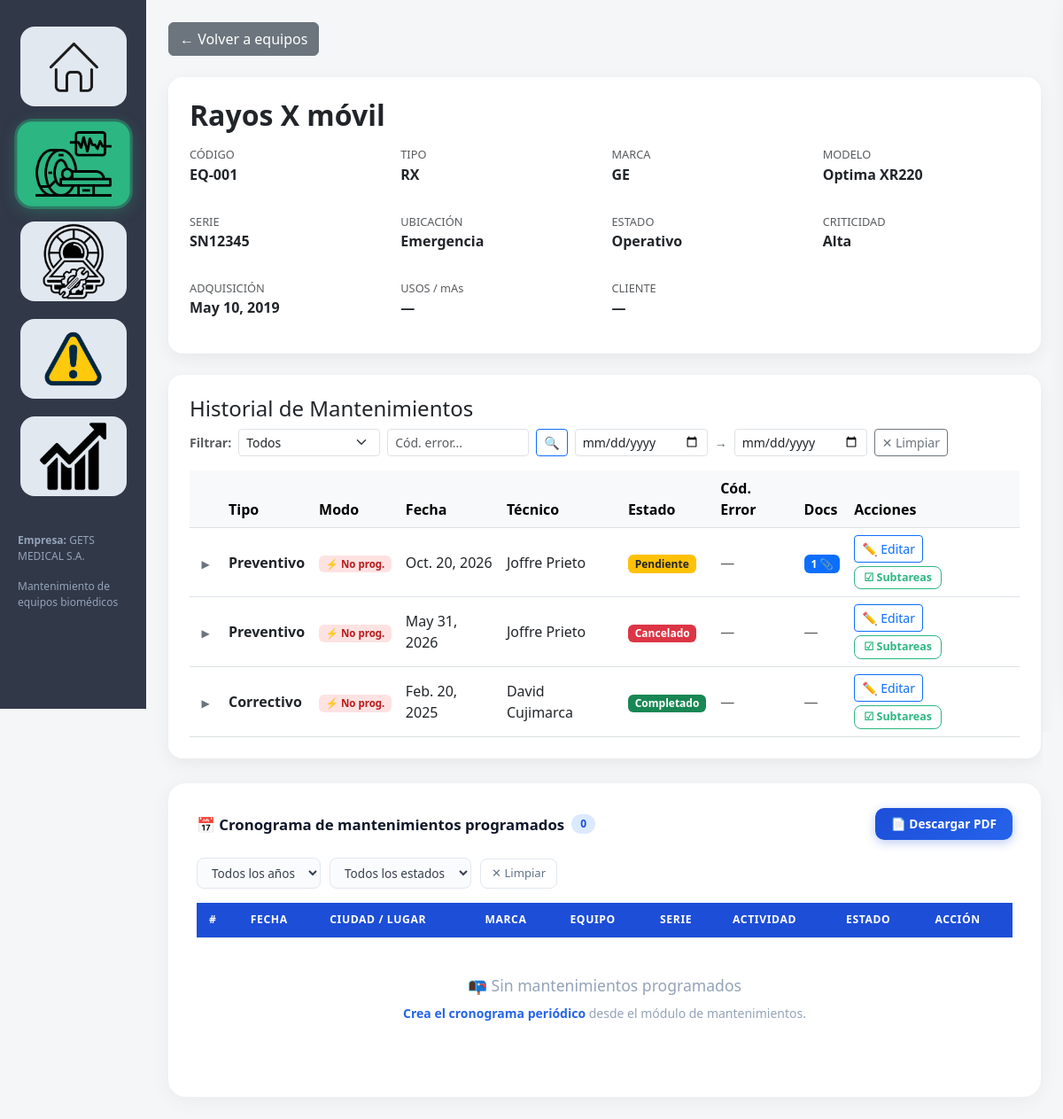
Before: /equipo/1/ with the older database file.
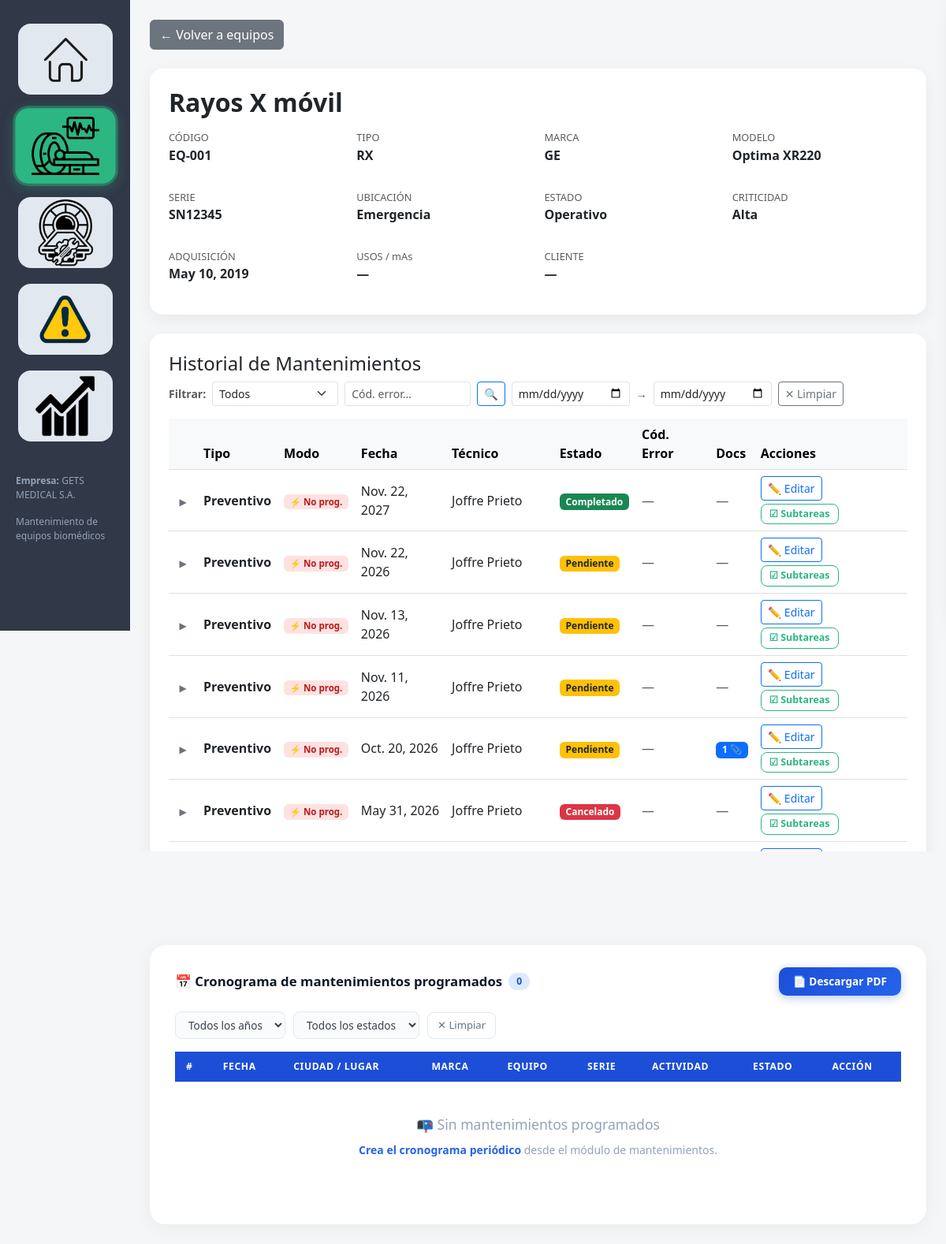
After: the same page with the newer database file.
### core/models.py (models this page shows, shortened)
class Mantenimiento(models.Model):
    TIPO_CHOICES = [
        ('preventivo',  'Preventivo'),
        ('correctivo',  'Correctivo'),
        ('predictivo',  'Predictivo'),
        ('otro',        'Otro'),
    ]
    ATENCION_CHOICES = [
        ('presencial', 'Presencial'),
        ('virtual',    'Virtual'),
    ]
    ETIQUETA_CHOICES = [
        ('bimestral',     'Bimestral'),
        ('trimestral',    'Trimestral'),
        ('cuatrimestral', 'Cuatrimestral'),
        ('semestral',     'Semestral'),
        ('anual',         'Anual'),
        ('otro',          'Otro'),
    ]
    programado  = models.BooleanField(
        default=False,
        help_text=(
            'True = mantenimiento programado (periódico, generado por el sistema). '
            'False = no programado (imprevisto o correctivo puntual).'
        )
    )
    serie_programada = models.ForeignKey(
        'self',
        null=True, blank=True,
        on_delete=models.SET_NULL,
        related_name='serie_hijos',
        help_text='Primer mantenimiento de la serie (null si es el primero)'
    )
    equipo      = models.ForeignKey(Equipo, on_delete=models.CASCADE)
    tipo        = models.CharField(max_length=50, choices=TIPO_CHOICES, default='preventivo')
    tipo_otro   = models.CharField(
        max_length=100,
        blank=True,
        null=True,
        help_text='Descripción si tipo es "otro"'
    )
    fecha       = models.DateField()
    tipo_atencion = models.CharField(
        max_length=20,
        choices=ATENCION_CHOICES,
        default='presencial',
        help_text='Modalidad de atención'
    )
    problema    = models.TextField(
        blank=True,
        null=True,
        help_text='Problema o asunto reportado'
    )
    solucion    = models.TextField(
        blank=True,
        null=True,
        help_text='Solución aplicada'
    )
    descripcion = models.TextField(blank=True, null=True)  # Mantenido por compatibilidad
    tecnico     = models.ForeignKey(Tecnico, on_delete=models.SET_NULL, null=True)
    estado      = models.CharField(max_length=50)
    costo       = models.FloatField()
    etiqueta           = models.CharField(
        max_length=20,
        choices=ETIQUETA_CHOICES,
        blank=True,
        null=True,
        help_text='Periodicidad de este mantenimiento'
    )
    etiqueta_otro      = models.CharField(
        max_length=100,
        blank=True,
        null=True,
        help_text='Descripción si etiqueta es "otro"'
    )
    fecha_proximo      = models.DateField(
        blank=True,
        null=True,
        help_text='Fecha programada para el próximo mantenimiento'
    )
    etiqueta_proximo   = models.CharField(
        max_length=20,
        choices=ETIQUETA_CHOICES,
        blank=True,
        null=True,
        help_text='Periodicidad del próximo mantenimiento'
    )
    etiqueta_proximo_otro = models.CharField(
        max_length=100,
        blank=True,
        null=True,
        help_text='Descripción si etiqueta_proximo es "otro"'
    )
    ciudad = models.CharField(
        max_length=100,
        blank=True,
        null=True,
        help_text='Ciudad o lugar donde se realiza el mantenimiento'
    )
    codigo_error = models.CharField(
        max_length=200,
        blank=True,
        null=True,
        help_text=(
            'Código(s) de error reportados por el equipo. '
            'Puede ingresar varios separados por coma. '
            'También se detectan códigos mencionados en problema/solución.'
        )
    )
    class Meta:
        unique_together = (
            'equipo', 'tipo', 'fecha',
            'tecnico', 'estado', 'costo'
        )
    def tipo_display(self):
        if self.tipo == 'otro':
            return self.tipo_otro or 'Otro'
        return self.get_tipo_display() or self.tipo
    def etiqueta_display(self):
        if self.etiqueta == 'otro':
            return self.etiqueta_otro or 'Otro'
        return self.get_etiqueta_display() or '—'
    def codigos_error_all(self):
        import re
        patron = re.compile(
            r'\b(?:[A-Za-z]{1,4}[-_]?\d{2,6}|\d{2,6}[-_]?[A-Za-z]{1,4}|0x[0-9A-Fa-f]{2,6}|ERR[:\s]?\w+)\b'
        )
        codigos = set()
        if self.codigo_error:
            for c in re.split(r'[,;\s]+', self.codigo_error):
                c = c.strip()
                if c:
                    codigos.add(c.upper())
        for campo in [self.problema or '', self.solucion or '', self.descripcion or '']:
            for match in patron.finditer(campo):
                codigos.add(match.group(0).upper())
        return sorted(codigos)

class Tecnico(models.Model):
    nombre = models.CharField(max_length=100)
    def __str__(self):
        return self.nombre

### core/views.py (the view, shortened to what this page needs)
# urls.py: path('equipo/<int:id>/',                        views.detalle_equipo,        name='detalle_equipo'),
def detalle_equipo(request, id):
    import re
    equipo = get_object_or_404(Equipo, id=id)
    filtro_prog  = request.GET.get('programado', '')   # 'true', 'false', ''
    filtro_error = request.GET.get('cod_error', '').strip()
    mantenimientos = (
        Mantenimiento.objects
        .filter(equipo=equipo)
        .select_related('tecnico')
        .prefetch_related('documentos')
        .order_by('-fecha')
    )
    if filtro_prog == 'true':
        mantenimientos = mantenimientos.filter(programado=True)
    elif filtro_prog == 'false':
        mantenimientos = mantenimientos.filter(programado=False)
    return render(request, 'detalle.html', {
        'equipo':         equipo,
        'mantenimientos': mantenimientos,
        'programados':    Mantenimiento.objects.filter(equipo=equipo, programado=True).order_by('fecha'),
        'filtro_prog':    filtro_prog,
        'filtro_error':   filtro_error,
    })

### core/models.py (called while the page is built)
    def tipo_display(self):
        if self.tipo == 'otro':
            return self.tipo_otro or 'Otro'
        return self.get_tipo_display() or self.tipo

    def extension(self):
        _, ext = os.path.splitext(self.archivo.name)
        return ext.lower()

    def es_pdf(self):
        return self.extension() == '.pdf'

### core/templates/detalle.html (shortened to what the changed rows need)
{% extends 'base.html' %}
{% block content %}
<div class="card p-4 mb-4">
    <h2 class="fw-bold mb-3">{{ equipo.nombre }}</h2>
</div>
<div class="card p-4">
    <div class="table-responsive">
        <table class="table align-middle mb-0" id="tablaMantenimientos">
            <thead class="table-light">
                <tr>
                    <th style="width:36px"></th>
                    <th>Tipo</th>
                    <th>Modo</th>
                    <th>Fecha</th>
                    <th>Técnico</th>
                    <th>Estado</th>
                    <th>Cód. Error</th>
                    <th>Docs</th>
                    <th>Acciones</th>
                </tr>
            </thead>
            <tbody>
            {% for m in mantenimientos %}
                <tr class="fila-mant"
                    data-fecha="{{ m.fecha|date:'Y-m-d' }}"
                    onclick="toggleDetalle({{ m.id }}, this)"
                    style="cursor:pointer">
                    <td class="text-center">
                        <span id="flecha{{ m.id }}"
                              style="display:inline-block;transition:transform .2s;
                                     font-size:.75rem;color:#6b7280">▶</span>
                    </td>
                    <td class="fw-bold">{{ m.get_tipo_display }}</td>
                    <td>
                        {% if m.programado %}
                            <span class="badge" style="background:#dbeafe;color:#1d4ed8;font-size:.72rem">📅 Programado</span>
                        {% else %}
                            <span class="badge" style="background:#fee2e2;color:#b91c1c;font-size:.72rem">⚡ No prog.</span>
                        {% endif %}
                    </td>
                    <td>{{ m.fecha }}</td>
                    <td>{{ m.tecnico|default:"—" }}</td>
                    <td>
                        {% if m.estado|lower == 'completado' %}
                            <span class="badge bg-success">Completado</span>
                        {% elif m.estado|lower == 'pendiente' %}
                            <span class="badge bg-warning text-dark">Pendiente</span>
                        {% elif m.estado|lower == 'proximo' %}
                            <span class="badge bg-info text-dark">Próximo</span>
                        {% elif m.estado|lower == 'cancelado' %}
                            <span class="badge bg-danger">Cancelado</span>
                        {% else %}
                            <span class="badge bg-secondary">{{ m.estado }}</span>
                        {% endif %}
                    </td>
                    <td>
                        {% with codigos=m.codigos_error_all %}
                            {% if codigos %}
                                {% for cod in codigos %}
                                    <span class="badge" style="background:#fef3c7;color:#92400e;font-size:.7rem;margin:1px">{{ cod }}</span>
                                {% endfor %}
                            {% else %}
                                <span class="text-muted">—</span>
                            {% endif %}
                        {% endwith %}
                    </td>
                    <td>
                        {% with n=m.documentos.count %}
                            {% if n %}<span class="badge bg-primary">{{ n }} 📎</span>
                            {% else %}<span class="text-muted">—</span>{% endif %}
                        {% endwith %}
                    </td>
                    <td onclick="event.stopPropagation()">
                        <div class="d-flex gap-1 flex-wrap">
                            <a href="/mantenimiento/{{ m.id }}/editar/"
                               class="btn btn-sm btn-outline-primary">✏️ Editar</a>
                            <button class="btn-subtareas"
                                    id="btnSubt{{ m.id }}"
                                    onclick="abrirDrawer({{ m.id }}, '{{ m.tipo_display|escapejs }}', '{{ m.fecha }}', {{ m.programado|yesno:'true,false' }})"
                                    title="Ver checklist de actividades">
                                ☑ Subtareas
                            </button>
                        </div>
                    </td>
                </tr>
            {% empty %}
                <tr>
                    <td colspan="9" class="text-center text-muted py-4">
                        Sin mantenimientos registrados.
                    </td>
                </tr>
            {% endfor %}
            </tbody>
        </table>
    </div>
</div>
<div class="cron-section">
    <div class="table-responsive">
        <table class="table cron-table align-middle mb-0" id="cronTabla">
            <thead>
                <tr>
                    <th>#</th>
                    <th>Fecha</th>
                    <th>Ciudad / Lugar</th>
                    <th>Marca</th>
                    <th>Equipo</th>
                    <th>Serie</th>
                    <th>Actividad</th>
                    <th>Estado</th>
                    <th>Acción</th>
                </tr>
            </thead>
        </table>
    </div>
</div>
{% endblock %}

Changed rows visible on the page:
no longer on this page (row edited): Mantenimiento: tipo "Correctivo", programado "⚡ No prog.", fecha "Feb. 20, 2025", tecnico "David Cujimarca", estado "Completado"
added Mantenimiento: tipo "Preventivo", programado "⚡ No prog.", fecha "Nov. 22, 2027", tecnico "Joffre Prieto", estado "Completado"
added Mantenimiento: tipo "Preventivo", programado "⚡ No prog.", fecha "Nov. 22, 2026", tecnico "Joffre Prieto", estado "Pendiente"
added Mantenimiento: tipo "Preventivo", programado "⚡ No prog.", fecha "Nov. 13, 2026", tecnico "Joffre Prieto", estado "Pendiente"
added Mantenimiento: tipo "Preventivo", programado "⚡ No prog.", fecha "Nov. 11, 2026", tecnico "Joffre Prieto", estado "Pendiente"
